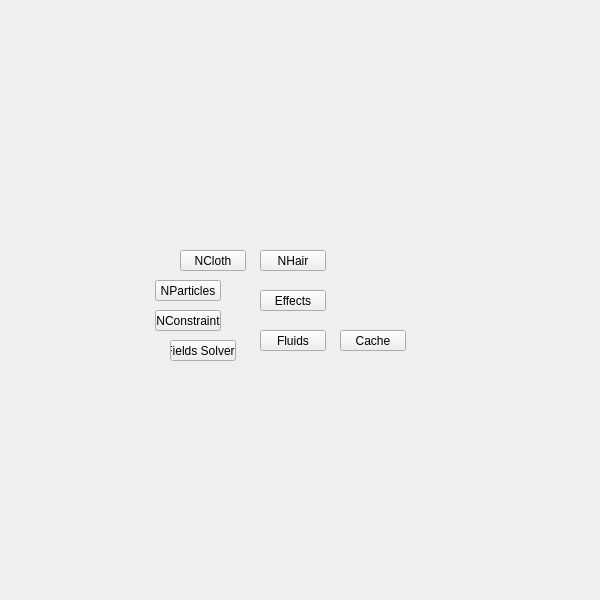
<?xml version="1.0" encoding="UTF-8"?>
<ui version="4.0">
 <class>QtUi</class>
 <widget class="QMainWindow" name="QtUi">
  <property name="enabled">
   <bool>true</bool>
  </property>
  <property name="geometry">
   <rect>
    <x>0</x>
    <y>0</y>
    <width>600</width>
    <height>600</height>
   </rect>
  </property>
  <property name="sizePolicy">
   <sizepolicy hsizetype="Ignored" vsizetype="Ignored">
    <horstretch>0</horstretch>
    <verstretch>0</verstretch>
   </sizepolicy>
  </property>
  <property name="minimumSize">
   <size>
    <width>0</width>
    <height>0</height>
   </size>
  </property>
  <property name="maximumSize">
   <size>
    <width>600</width>
    <height>600</height>
   </size>
  </property>
  <property name="toolButtonStyle">
   <enum>Qt::ToolButtonIconOnly</enum>
  </property>
  <property name="tabShape">
   <enum>QTabWidget::Triangular</enum>
  </property>
  <property name="dockNestingEnabled">
   <bool>true</bool>
  </property>
  <property name="dockOptions">
   <set>QMainWindow::AllowNestedDocks|QMainWindow::AllowTabbedDocks|QMainWindow::AnimatedDocks|QMainWindow::ForceTabbedDocks</set>
  </property>
  <widget class="QWidget" name="widget">
   <property name="sizePolicy">
    <sizepolicy hsizetype="Ignored" vsizetype="Ignored">
     <horstretch>0</horstretch>
     <verstretch>0</verstretch>
    </sizepolicy>
   </property>
   <widget class="QPushButton" name="i024">
    <property name="geometry">
     <rect>
      <x>260</x>
      <y>290</y>
      <width>66</width>
      <height>21</height>
     </rect>
    </property>
    <property name="minimumSize">
     <size>
      <width>0</width>
      <height>21</height>
     </size>
    </property>
    <property name="maximumSize">
     <size>
      <width>66</width>
      <height>21</height>
     </size>
    </property>
    <property name="accessibleName">
     <string>effects</string>
    </property>
    <property name="text">
     <string>Effects</string>
    </property>
   </widget>
   <widget class="QPushButton" name="i034">
    <property name="geometry">
     <rect>
      <x>180</x>
      <y>250</y>
      <width>66</width>
      <height>21</height>
     </rect>
    </property>
    <property name="minimumSize">
     <size>
      <width>0</width>
      <height>21</height>
     </size>
    </property>
    <property name="maximumSize">
     <size>
      <width>66</width>
      <height>21</height>
     </size>
    </property>
    <property name="accessibleName">
     <string>ncloth</string>
    </property>
    <property name="text">
     <string>NCloth</string>
    </property>
   </widget>
   <widget class="QPushButton" name="i035">
    <property name="geometry">
     <rect>
      <x>155</x>
      <y>280</y>
      <width>66</width>
      <height>21</height>
     </rect>
    </property>
    <property name="minimumSize">
     <size>
      <width>0</width>
      <height>21</height>
     </size>
    </property>
    <property name="maximumSize">
     <size>
      <width>66</width>
      <height>21</height>
     </size>
    </property>
    <property name="accessibleName">
     <string>nparticles</string>
    </property>
    <property name="text">
     <string>NParticles</string>
    </property>
   </widget>
   <widget class="QPushButton" name="i036">
    <property name="geometry">
     <rect>
      <x>260</x>
      <y>250</y>
      <width>66</width>
      <height>21</height>
     </rect>
    </property>
    <property name="minimumSize">
     <size>
      <width>0</width>
      <height>21</height>
     </size>
    </property>
    <property name="maximumSize">
     <size>
      <width>66</width>
      <height>21</height>
     </size>
    </property>
    <property name="accessibleName">
     <string>nhair</string>
    </property>
    <property name="text">
     <string>NHair</string>
    </property>
   </widget>
   <widget class="QPushButton" name="i037">
    <property name="geometry">
     <rect>
      <x>155</x>
      <y>310</y>
      <width>66</width>
      <height>21</height>
     </rect>
    </property>
    <property name="minimumSize">
     <size>
      <width>0</width>
      <height>21</height>
     </size>
    </property>
    <property name="maximumSize">
     <size>
      <width>66</width>
      <height>21</height>
     </size>
    </property>
    <property name="accessibleName">
     <string>nconstraint</string>
    </property>
    <property name="text">
     <string>NConstraint</string>
    </property>
   </widget>
   <widget class="QPushButton" name="i038">
    <property name="geometry">
     <rect>
      <x>260</x>
      <y>330</y>
      <width>66</width>
      <height>21</height>
     </rect>
    </property>
    <property name="minimumSize">
     <size>
      <width>0</width>
      <height>21</height>
     </size>
    </property>
    <property name="maximumSize">
     <size>
      <width>66</width>
      <height>21</height>
     </size>
    </property>
    <property name="accessibleName">
     <string>fluids</string>
    </property>
    <property name="text">
     <string>Fluids</string>
    </property>
   </widget>
   <widget class="QPushButton" name="i039">
    <property name="geometry">
     <rect>
      <x>170</x>
      <y>340</y>
      <width>66</width>
      <height>21</height>
     </rect>
    </property>
    <property name="minimumSize">
     <size>
      <width>0</width>
      <height>21</height>
     </size>
    </property>
    <property name="maximumSize">
     <size>
      <width>66</width>
      <height>21</height>
     </size>
    </property>
    <property name="accessibleName">
     <string>fields_solvers</string>
    </property>
    <property name="text">
     <string>Fields Solvers</string>
    </property>
   </widget>
   <widget class="QPushButton" name="i040">
    <property name="geometry">
     <rect>
      <x>340</x>
      <y>330</y>
      <width>66</width>
      <height>21</height>
     </rect>
    </property>
    <property name="minimumSize">
     <size>
      <width>0</width>
      <height>21</height>
     </size>
    </property>
    <property name="maximumSize">
     <size>
      <width>66</width>
      <height>21</height>
     </size>
    </property>
    <property name="accessibleName">
     <string>cache</string>
    </property>
    <property name="text">
     <string>Cache</string>
    </property>
   </widget>
  </widget>
 </widget>
 <resources/>
 <connections/>
 <designerdata>
  <property name="gridDeltaX">
   <number>5</number>
  </property>
  <property name="gridDeltaY">
   <number>10</number>
  </property>
  <property name="gridSnapX">
   <bool>true</bool>
  </property>
  <property name="gridSnapY">
   <bool>true</bool>
  </property>
  <property name="gridVisible">
   <bool>true</bool>
  </property>
 </designerdata>
</ui>
